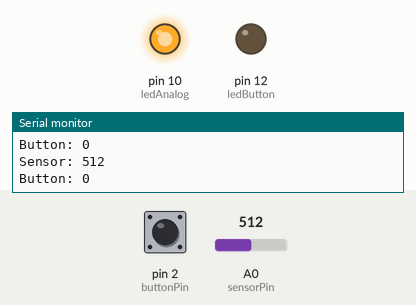
This sketch was run on a simulated Arduino Uno, built with avr-gcc and run on an emulated ATmega328P. On the bench: output pins drawn as LEDs (lit = HIGH), the last lines printed to the serial monitor. The inputs (shaded band) are chosen by the test bench; at power-on: A0 (sensorPin) = 512, pin 2 (buttonPin) LOW.

Above: at 1.2 s.
1.3 s: A0 (sensorPin) set to 490
At 2.4 s:
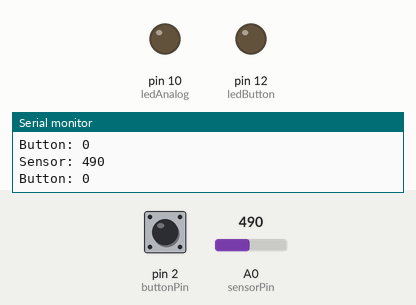
2.8 s: pin 2 (buttonPin) pulled HIGH for 0.15 s
At 2.91 s:
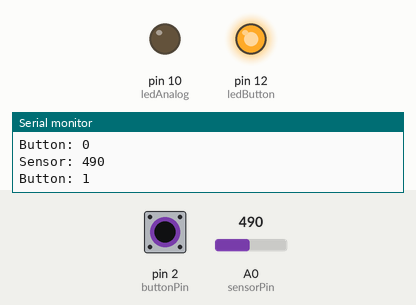
4.5 s: pin 2 (buttonPin) pulled HIGH for 3.2 s
At 8.4 s:
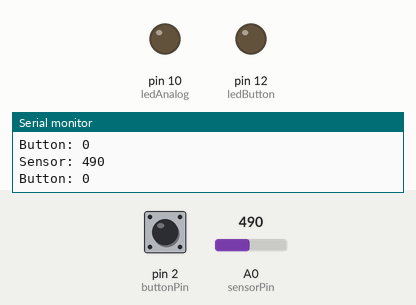
9.2 s: A0 (sensorPin) set to 510
At 9.8 s:
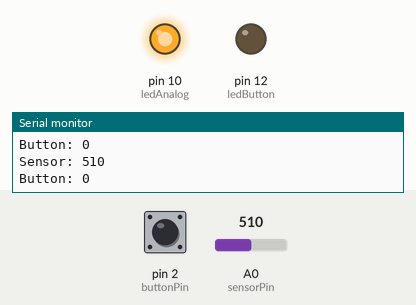
10.7 s: pin 2 (buttonPin) pulled HIGH for 1 s
At 11.2 s:
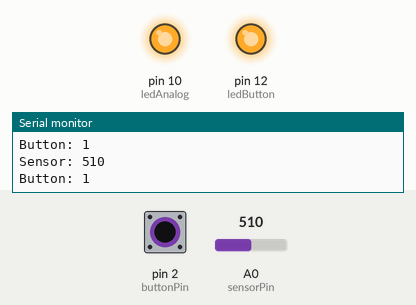
Timing chart, 0 to 13.7 s (numbered marks = the images above; inputs shaded):
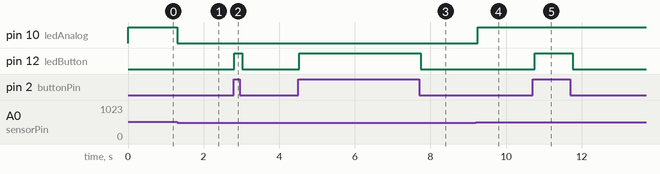

The sketch:

LEDstudy.ino
```cpp
const int ledAnalog = 10;   // 센서로 제어할 LED핀1
const int ledButton = 12;  // 버튼으로 제어할 LED핀2
const int buttonPin = 2;
const int sensorPin = A0;

int buttonState = 0;
int sensorValue = 0;

void setup() {
  //pinMode (LED_BUILTIN, OUTPUT);
  pinMode(ledAnalog, OUTPUT);
  pinMode(ledButton, OUTPUT);
  pinMode(buttonPin, INPUT);
  Serial.begin(9600);  // 9600 baud를 쓰겠다는 뜻
}

void loop() {
  buttonState = digitalRead(buttonPin);
  sensorValue = analogRead(sensorPin);

  // LED 1 : 아날로그 값으로 제어
  if (sensorValue >= 500) {
    digitalWrite(ledAnalog, HIGH);
  } else {
    digitalWrite(ledAnalog, LOW);
  }

  // LED 2 : 버튼으로 제어
  if (buttonState == HIGH) {
    digitalWrite(ledButton, HIGH);
  } else {
    digitalWrite(ledButton, LOW);
  }

  // 시리얼 모니터에 출력
  Serial.print("Sensor: ");
  Serial.print(sensorValue);
  Serial.print("\nButton: ");
  Serial.println(buttonState);

  delay(100);


}
```

Measured:
- the behaviour switches between 500 and 499 on A0 (sensorPin) (found by bisection; images 0 and 1)
- after the input at 1.3 s, pin 10 (ledAnalog): HIGH → LOW at once
- after the input at 2.8 s, pin 12 (ledButton): LOW → HIGH at once, → LOW 0.20 s later
- after the input at 4.5 s, pin 12 (ledButton): LOW → HIGH at once, → LOW 3.2 s later
- after the input at 9.2 s, pin 10 (ledAnalog): LOW → HIGH after 0.05 s
- after the input at 10.7 s, pin 12 (ledButton): LOW → HIGH after 0.05 s, → LOW 1.0 s later
